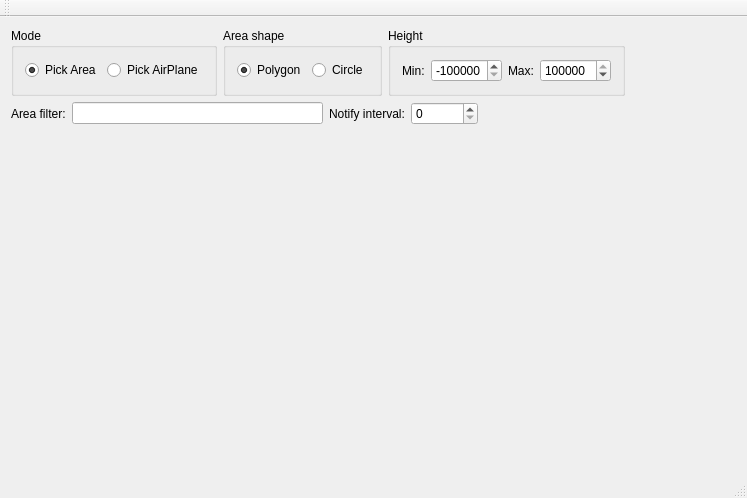
<?xml version="1.0" encoding="UTF-8"?>
<ui version="4.0">
 <class>MainWindow</class>
 <widget class="QMainWindow" name="MainWindow">
  <property name="geometry">
   <rect>
    <x>0</x>
    <y>0</y>
    <width>747</width>
    <height>498</height>
   </rect>
  </property>
  <property name="windowTitle">
   <string>MainWindow</string>
  </property>
  <widget class="QWidget" name="centralWidget">
   <layout class="QVBoxLayout" name="verticalLayout">
    <item>
     <layout class="QHBoxLayout" name="horizontalLayout_4">
      <item>
       <widget class="QGroupBox" name="groupBox">
        <property name="title">
         <string>Mode</string>
        </property>
        <layout class="QHBoxLayout" name="horizontalLayout">
         <item>
          <widget class="QRadioButton" name="radioButtonPickArea">
           <property name="text">
            <string>Pick Area</string>
           </property>
           <property name="checked">
            <bool>true</bool>
           </property>
          </widget>
         </item>
         <item>
          <widget class="QRadioButton" name="radioButtonPickPlane">
           <property name="text">
            <string>Pick AirPlane</string>
           </property>
          </widget>
         </item>
        </layout>
       </widget>
      </item>
      <item>
       <widget class="QGroupBox" name="groupBox_2">
        <property name="title">
         <string>Area shape</string>
        </property>
        <layout class="QHBoxLayout" name="horizontalLayout_2">
         <item>
          <widget class="QRadioButton" name="radioButtonAreaPolygon">
           <property name="text">
            <string>Polygon</string>
           </property>
           <property name="checked">
            <bool>true</bool>
           </property>
          </widget>
         </item>
         <item>
          <widget class="QRadioButton" name="radioButtonAreaCircle">
           <property name="text">
            <string>Circle</string>
           </property>
          </widget>
         </item>
        </layout>
       </widget>
      </item>
      <item>
       <widget class="QGroupBox" name="groupBox_3">
        <property name="title">
         <string>Height</string>
        </property>
        <layout class="QHBoxLayout" name="horizontalLayout_3">
         <item>
          <widget class="QLabel" name="label">
           <property name="text">
            <string>Min:</string>
           </property>
          </widget>
         </item>
         <item>
          <widget class="QSpinBox" name="spinBoxHeightMin">
           <property name="sizePolicy">
            <sizepolicy hsizetype="Expanding" vsizetype="Fixed">
             <horstretch>0</horstretch>
             <verstretch>0</verstretch>
            </sizepolicy>
           </property>
           <property name="minimum">
            <number>-1000000</number>
           </property>
           <property name="maximum">
            <number>1000000</number>
           </property>
           <property name="value">
            <number>-1000000</number>
           </property>
          </widget>
         </item>
         <item>
          <widget class="QLabel" name="label_2">
           <property name="text">
            <string>Max:</string>
           </property>
          </widget>
         </item>
         <item>
          <widget class="QSpinBox" name="spinBoxHeightMax">
           <property name="sizePolicy">
            <sizepolicy hsizetype="Expanding" vsizetype="Fixed">
             <horstretch>0</horstretch>
             <verstretch>0</verstretch>
            </sizepolicy>
           </property>
           <property name="minimum">
            <number>-1000000</number>
           </property>
           <property name="maximum">
            <number>1000000</number>
           </property>
           <property name="value">
            <number>1000000</number>
           </property>
          </widget>
         </item>
        </layout>
       </widget>
      </item>
      <item>
       <spacer name="horizontalSpacer_2">
        <property name="orientation">
         <enum>Qt::Horizontal</enum>
        </property>
        <property name="sizeHint" stdset="0">
         <size>
          <width>40</width>
          <height>20</height>
         </size>
        </property>
       </spacer>
      </item>
     </layout>
    </item>
    <item>
     <layout class="QHBoxLayout" name="horizontalLayout_5">
      <item>
       <widget class="QLabel" name="label_3">
        <property name="text">
         <string>Area filter:</string>
        </property>
       </widget>
      </item>
      <item>
       <widget class="QLineEdit" name="lineEditFilter"/>
      </item>
      <item>
       <widget class="QLabel" name="label_4">
        <property name="text">
         <string>Notify interval:</string>
        </property>
       </widget>
      </item>
      <item>
       <widget class="QSpinBox" name="spinBoxInterval">
        <property name="maximum">
         <number>1000000</number>
        </property>
       </widget>
      </item>
      <item>
       <spacer name="horizontalSpacer">
        <property name="orientation">
         <enum>Qt::Horizontal</enum>
        </property>
        <property name="sizeHint" stdset="0">
         <size>
          <width>258</width>
          <height>20</height>
         </size>
        </property>
       </spacer>
      </item>
     </layout>
    </item>
    <item>
     <spacer name="verticalSpacer">
      <property name="orientation">
       <enum>Qt::Vertical</enum>
      </property>
      <property name="sizeHint" stdset="0">
       <size>
        <width>20</width>
        <height>338</height>
       </size>
      </property>
     </spacer>
    </item>
   </layout>
  </widget>
  <widget class="QMenuBar" name="menuBar">
   <property name="geometry">
    <rect>
     <x>0</x>
     <y>0</y>
     <width>747</width>
     <height>20</height>
    </rect>
   </property>
  </widget>
  <widget class="QToolBar" name="mainToolBar">
   <attribute name="toolBarArea">
    <enum>TopToolBarArea</enum>
   </attribute>
   <attribute name="toolBarBreak">
    <bool>false</bool>
   </attribute>
  </widget>
  <widget class="QStatusBar" name="statusBar"/>
 </widget>
 <layoutdefault spacing="6" margin="11"/>
 <resources/>
 <connections/>
</ui>
